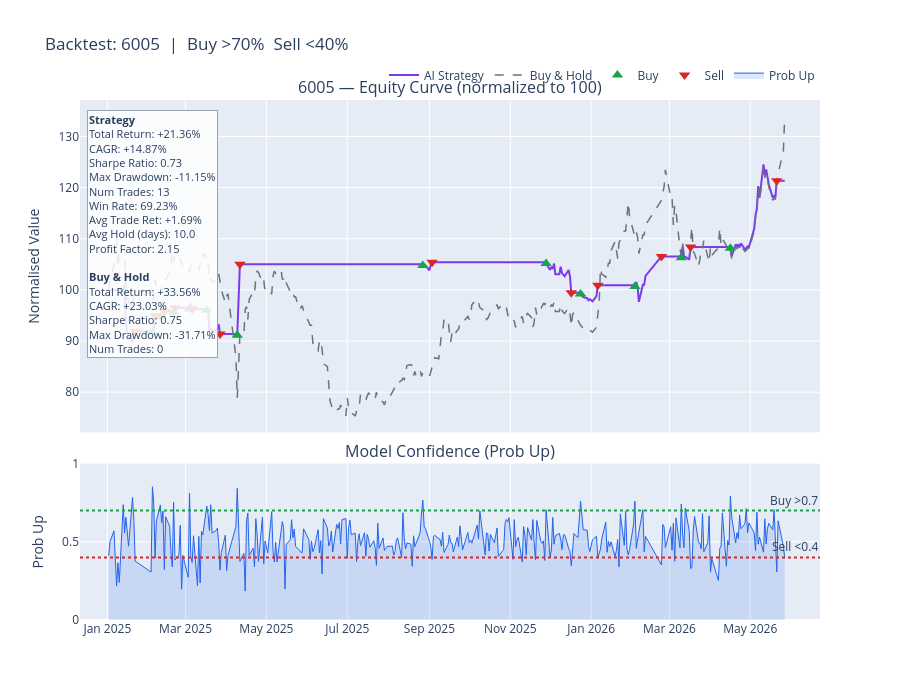
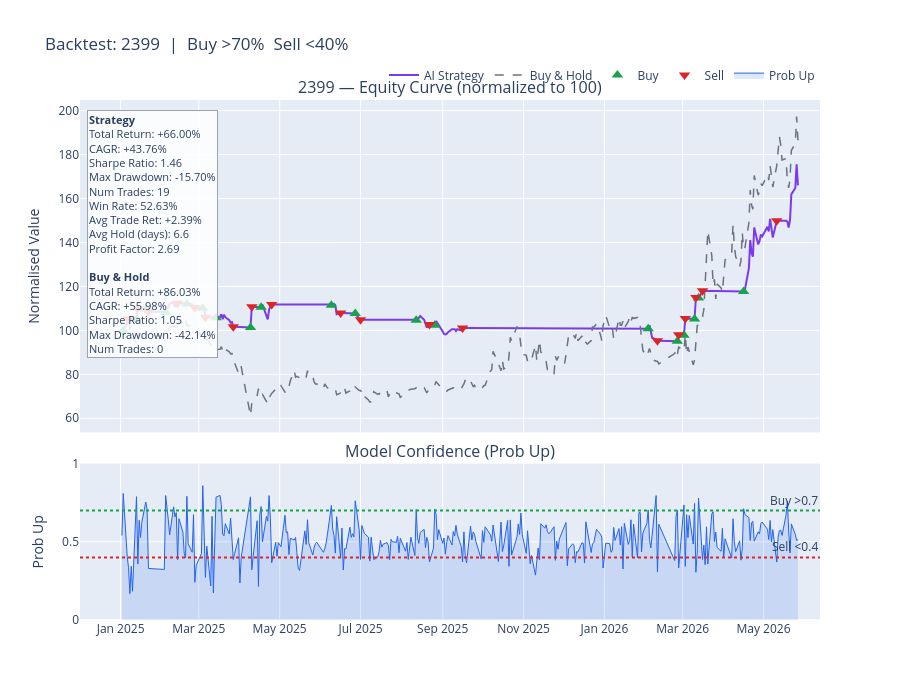
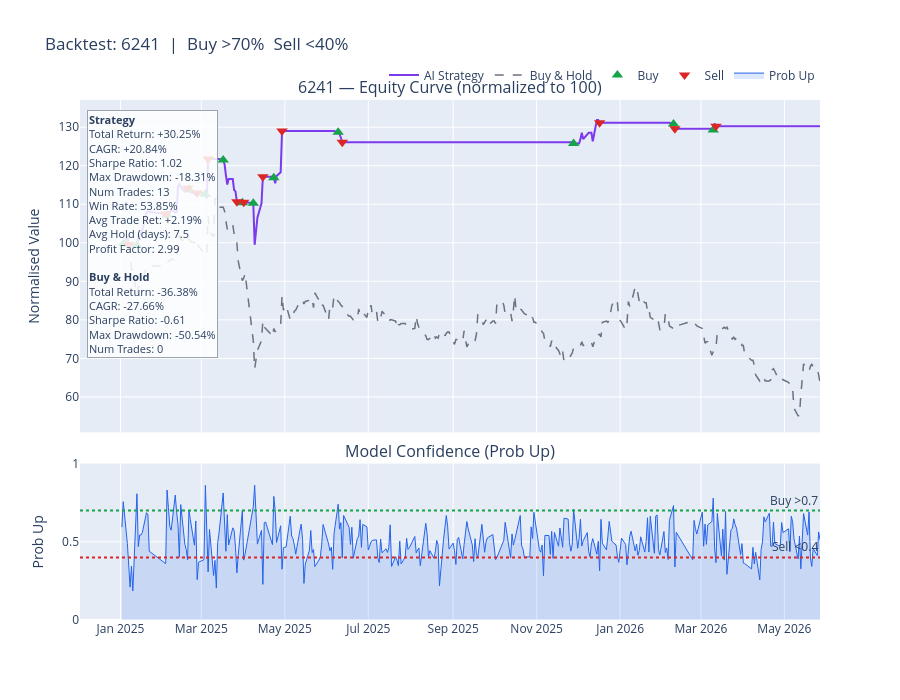
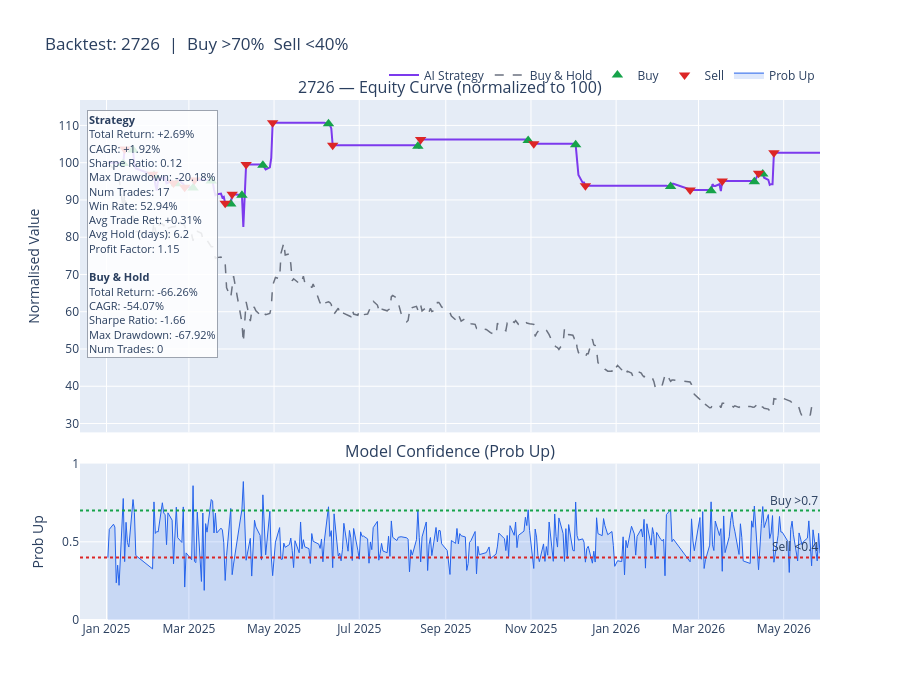

The notebook cell these images were saved under, in order:
### Code cell
if 1 in bt_models:
    for stock_id, stock_res in bt_results.items():
        if 1 not in stock_res:
            continue
        r = stock_res[1]
        BT2.plot_results(stock_id, r['equity_df'], r['trades_df'], r['strat'], r['bench'])

### Figure 1 — Plotly figure (JSON) as saved in the notebook; plotly's stock layout.template omitted (floating-point values rounded to 4 significant figures; data arrays with more than 128 entries replaced by an {"elided": "..."} marker saying what was removed)
{"data": [{"line": {"color": "#7c3aed", "width": 2}, "name": "AI Strategy", "x": {"elided": "333 str values"}, "y": {"elided": "333 float values"}, "type": "scatter", "xaxis": "x", "yaxis": "y"}, {"line": {"color": "#6b7280", "dash": "dash", "width": 1.5}, "name": "Buy & Hold", "x": {"elided": "333 str values"}, "y": {"elided": "333 float values"}, "type": "scatter", "xaxis": "x", "yaxis": "y"}, {"marker": {"color": "#16a34a", "size": 10, "symbol": "triangle-up"}, "mode": "markers", "name": "Buy", "x": ["2025-01-13T00:00:00.000000000", "2025-02-04T00:00:00.000000000", "2025-02-10T00:00:00.000000000", "2025-02-20T00:00:00.000000000", "2025-03-04T00:00:00.000000000", "2025-03-17T00:00:00.000000000", "2025-04-09T00:00:00.000000000", "2025-08-27T00:00:00.000000000", "2025-11-28T00:00:00.000000000", "2025-12-24T00:00:00.000000000", "2026-02-03T00:00:00.000000000", "2026-03-10T00:00:00.000000000", "2026-04-16T00:00:00.000000000"], "y": [99.76, 91.7, 94.74, 95.62, 96.26, 96.04, 91.15, 104.8, 105.1, 99.19, 100.6, 106.3, 108.1], "type": "scatter", "xaxis": "x", "yaxis": "y"}, {"marker": {"color": "#dc2626", "size": 10, "symbol": "triangle-down"}, "mode": "markers", "name": "Sell", "x": ["2025-01-22T00:00:00.000000000", "2025-02-06T00:00:00.000000000", "2025-02-13T00:00:00.000000000", "2025-02-21T00:00:00.000000000", "2025-03-06T00:00:00.000000000", "2025-03-27T00:00:00.000000000", "2025-04-11T00:00:00.000000000", "2025-09-03T00:00:00.000000000", "2025-12-17T00:00:00.000000000", "2026-01-06T00:00:00.000000000", "2026-02-23T00:00:00.000000000", "2026-03-17T00:00:00.000000000", "2026-05-21T00:00:00.000000000"], "y": [91.93, 94.97, 95.85, 96.49, 96.27, 91.37, 105.0, 105.4, 99.43, 100.9, 106.6, 108.4, 121.4], "type": "scatter", "xaxis": "x", "yaxis": "y"}, {"fill": "tozeroy", "fillcolor": "rgba(37,99,235,0.15)", "line": {"color": "#2563eb", "width": 1}, "name": "Prob Up", "x": {"elided": "333 str values"}, "y": {"elided": "333 float values"}, "type": "scatter", "xaxis": "x2", "yaxis": "y2"}], "layout": {"xaxis": {"anchor": "y", "domain": [0.0, 1.0], "matches": "x2", "showticklabels": false}, "yaxis": {"anchor": "x", "domain": [0.3608, 1.0], "title": {"text": "Normalised Value"}}, "xaxis2": {"anchor": "y2", "domain": [0.0, 1.0]}, "yaxis2": {"anchor": "x2", "domain": [0.0, 0.3008], "title": {"text": "Prob Up"}, "range": [0, 1]}, "annotations": [{"font": {"size": 16}, "showarrow": false, "text": "6005 — Equity Curve (normalized to 100)", "x": 0.5, "xanchor": "center", "xref": "paper", "y": 1.0, "yanchor": "bottom", "yref": "paper"}, {"font": {"size": 16}, "showarrow": false, "text": "Model Confidence (Prob Up)", "x": 0.5, "xanchor": "center", "xref": "paper", "y": 0.3008, "yanchor": "bottom", "yref": "paper"}, {"showarrow": false, "text": "Buy >0.7", "x": 1, "xanchor": "right", "xref": "x2 domain", "y": 0.7, "yanchor": "bottom", "yref": "y2"}, {"showarrow": false, "text": "Sell <0.4", "x": 1, "xanchor": "right", "xref": "x2 domain", "y": 0.4, "yanchor": "bottom", "yref": "y2"}, {"align": "left", "bgcolor": "rgba(255,255,255,0.85)", "bordercolor": "#9ca3af", "borderwidth": 1, "font": {"size": 11}, "showarrow": false, "text": "<b>Strategy</b><br>Total Return: +21.36%<br>CAGR: +14.87%<br>Sharpe Ratio: 0.73<br>Max Drawdown: -11.15%<br>Num Trades: 13<br>Win Rate: 69.23%<br>Avg Trade Ret: +1.69%<br>Avg Hold (days): 10.0<br>Profit Factor: 2.15<br><br><b>Buy & Hold</b><br>Total Return: +33.56%<br>CAGR: +23.03%<br>Sharpe Ratio: 0.75<br>Max Drawdown: -31.71%<br>Num Trades: 0", "x": 0.01, "xref": "paper", "y": 0.98, "yref": "paper"}], "shapes": [{"line": {"color": "#16a34a", "dash": "dot"}, "type": "line", "x0": 0, "x1": 1, "xref": "x2 domain", "y0": 0.7, "y1": 0.7, "yref": "y2"}, {"line": {"color": "#dc2626", "dash": "dot"}, "type": "line", "x0": 0, "x1": 1, "xref": "x2 domain", "y0": 0.4, "y1": 0.4, "yref": "y2"}], "legend": {"orientation": "h", "yanchor": "bottom", "y": 1.02, "xanchor": "right", "x": 1}, "title": {"text": "Backtest: 6005  |  Buy >70%  Sell <40%"}, "height": 700, "hovermode": "x unified"}}

### Figure 2 — Plotly figure (JSON) as saved in the notebook; plotly's stock layout.template omitted (floating-point values rounded to 4 significant figures; data arrays with more than 128 entries replaced by an {"elided": "..."} marker saying what was removed)
{"data": [{"line": {"color": "#7c3aed", "width": 2}, "name": "AI Strategy", "x": {"elided": "333 str values"}, "y": {"elided": "333 float values"}, "type": "scatter", "xaxis": "x", "yaxis": "y"}, {"line": {"color": "#6b7280", "dash": "dash", "width": 1.5}, "name": "Buy & Hold", "x": {"elided": "333 str values"}, "y": {"elided": "333 float values"}, "type": "scatter", "xaxis": "x", "yaxis": "y"}, {"marker": {"color": "#16a34a", "size": 10, "symbol": "triangle-up"}, "mode": "markers", "name": "Buy", "x": ["2025-01-03T00:00:00.000000000", "2025-01-13T00:00:00.000000000", "2025-01-20T00:00:00.000000000", "2025-02-04T00:00:00.000000000", "2025-02-20T00:00:00.000000000", "2025-03-04T00:00:00.000000000", "2025-03-14T00:00:00.000000000", "2025-04-09T00:00:00.000000000", "2025-04-17T00:00:00.000000000", "2025-06-09T00:00:00.000000000", "2025-06-27T00:00:00.000000000", "2025-08-12T00:00:00.000000000", "2025-08-26T00:00:00.000000000", "2026-02-03T00:00:00.000000000", "2026-02-25T00:00:00.000000000", "2026-03-02T00:00:00.000000000", "2026-03-10T00:00:00.000000000", "2026-03-13T00:00:00.000000000", "2026-04-16T00:00:00.000000000"], "y": [99.76, 104.9, 109.7, 108.2, 112.0, 110.1, 105.8, 101.3, 110.5, 111.5, 107.7, 104.6, 102.4, 100.8, 95.03, 97.8, 105.2, 114.7, 117.7], "type": "scatter", "xaxis": "x", "yaxis": "y"}, {"marker": {"color": "#dc2626", "size": 10, "symbol": "triangle-down"}, "mode": "markers", "name": "Sell", "x": ["2025-01-07T00:00:00.000000000", "2025-01-14T00:00:00.000000000", "2025-01-22T00:00:00.000000000", "2025-02-13T00:00:00.000000000", "2025-02-26T00:00:00.000000000", "2025-03-06T00:00:00.000000000", "2025-03-27T00:00:00.000000000", "2025-04-10T00:00:00.000000000", "2025-04-25T00:00:00.000000000", "2025-06-16T00:00:00.000000000", "2025-07-01T00:00:00.000000000", "2025-08-22T00:00:00.000000000", "2025-09-16T00:00:00.000000000", "2026-02-10T00:00:00.000000000", "2026-02-26T00:00:00.000000000", "2026-03-03T00:00:00.000000000", "2026-03-11T00:00:00.000000000", "2026-03-16T00:00:00.000000000", "2026-05-11T00:00:00.000000000"], "y": [105.1, 110.0, 108.4, 112.3, 110.4, 106.0, 101.6, 110.8, 111.7, 107.9, 104.8, 102.6, 101.0, 95.26, 98.03, 105.4, 115.0, 118.0, 149.9], "type": "scatter", "xaxis": "x", "yaxis": "y"}, {"fill": "tozeroy", "fillcolor": "rgba(37,99,235,0.15)", "line": {"color": "#2563eb", "width": 1}, "name": "Prob Up", "x": {"elided": "333 str values"}, "y": {"elided": "333 float values"}, "type": "scatter", "xaxis": "x2", "yaxis": "y2"}], "layout": {"xaxis": {"anchor": "y", "domain": [0.0, 1.0], "matches": "x2", "showticklabels": false}, "yaxis": {"anchor": "x", "domain": [0.3608, 1.0], "title": {"text": "Normalised Value"}}, "xaxis2": {"anchor": "y2", "domain": [0.0, 1.0]}, "yaxis2": {"anchor": "x2", "domain": [0.0, 0.3008], "title": {"text": "Prob Up"}, "range": [0, 1]}, "annotations": [{"font": {"size": 16}, "showarrow": false, "text": "2399 — Equity Curve (normalized to 100)", "x": 0.5, "xanchor": "center", "xref": "paper", "y": 1.0, "yanchor": "bottom", "yref": "paper"}, {"font": {"size": 16}, "showarrow": false, "text": "Model Confidence (Prob Up)", "x": 0.5, "xanchor": "center", "xref": "paper", "y": 0.3008, "yanchor": "bottom", "yref": "paper"}, {"showarrow": false, "text": "Buy >0.7", "x": 1, "xanchor": "right", "xref": "x2 domain", "y": 0.7, "yanchor": "bottom", "yref": "y2"}, {"showarrow": false, "text": "Sell <0.4", "x": 1, "xanchor": "right", "xref": "x2 domain", "y": 0.4, "yanchor": "bottom", "yref": "y2"}, {"align": "left", "bgcolor": "rgba(255,255,255,0.85)", "bordercolor": "#9ca3af", "borderwidth": 1, "font": {"size": 11}, "showarrow": false, "text": "<b>Strategy</b><br>Total Return: +66.00%<br>CAGR: +43.76%<br>Sharpe Ratio: 1.46<br>Max Drawdown: -15.70%<br>Num Trades: 19<br>Win Rate: 52.63%<br>Avg Trade Ret: +2.39%<br>Avg Hold (days): 6.6<br>Profit Factor: 2.69<br><br><b>Buy & Hold</b><br>Total Return: +86.03%<br>CAGR: +55.98%<br>Sharpe Ratio: 1.05<br>Max Drawdown: -42.14%<br>Num Trades: 0", "x": 0.01, "xref": "paper", "y": 0.98, "yref": "paper"}], "shapes": [{"line": {"color": "#16a34a", "dash": "dot"}, "type": "line", "x0": 0, "x1": 1, "xref": "x2 domain", "y0": 0.7, "y1": 0.7, "yref": "y2"}, {"line": {"color": "#dc2626", "dash": "dot"}, "type": "line", "x0": 0, "x1": 1, "xref": "x2 domain", "y0": 0.4, "y1": 0.4, "yref": "y2"}], "legend": {"orientation": "h", "yanchor": "bottom", "y": 1.02, "xanchor": "right", "x": 1}, "title": {"text": "Backtest: 2399  |  Buy >70%  Sell <40%"}, "height": 700, "hovermode": "x unified"}}

### Figure 3 — Plotly figure (JSON) as saved in the notebook; plotly's stock layout.template omitted (floating-point values rounded to 4 significant figures; data arrays with more than 128 entries replaced by an {"elided": "..."} marker saying what was removed)
{"data": [{"line": {"color": "#7c3aed", "width": 2}, "name": "AI Strategy", "x": {"elided": "330 str values"}, "y": {"elided": "330 float values"}, "type": "scatter", "xaxis": "x", "yaxis": "y"}, {"line": {"color": "#6b7280", "dash": "dash", "width": 1.5}, "name": "Buy & Hold", "x": {"elided": "330 str values"}, "y": {"elided": "330 float values"}, "type": "scatter", "xaxis": "x", "yaxis": "y"}, {"marker": {"color": "#16a34a", "size": 10, "symbol": "triangle-up"}, "mode": "markers", "name": "Buy", "x": ["2025-01-03T00:00:00.000000000", "2025-01-13T00:00:00.000000000", "2025-02-04T00:00:00.000000000", "2025-02-20T00:00:00.000000000", "2025-03-04T00:00:00.000000000", "2025-03-17T00:00:00.000000000", "2025-03-31T00:00:00.000000000", "2025-04-08T00:00:00.000000000", "2025-04-23T00:00:00.000000000", "2025-06-09T00:00:00.000000000", "2025-11-28T00:00:00.000000000", "2026-02-09T00:00:00.000000000", "2026-03-10T00:00:00.000000000"], "y": [99.76, 99.29, 107.2, 113.9, 112.6, 121.5, 110.4, 110.3, 116.8, 128.7, 125.8, 130.8, 129.2], "type": "scatter", "xaxis": "x", "yaxis": "y"}, {"marker": {"color": "#dc2626", "size": 10, "symbol": "triangle-down"}, "mode": "markers", "name": "Sell", "x": ["2025-01-07T00:00:00.000000000", "2025-02-03T00:00:00.000000000", "2025-02-19T00:00:00.000000000", "2025-02-26T00:00:00.000000000", "2025-03-06T00:00:00.000000000", "2025-03-27T00:00:00.000000000", "2025-04-01T00:00:00.000000000", "2025-04-15T00:00:00.000000000", "2025-04-29T00:00:00.000000000", "2025-06-12T00:00:00.000000000", "2025-12-17T00:00:00.000000000", "2026-02-10T00:00:00.000000000", "2026-03-12T00:00:00.000000000"], "y": [99.53, 107.5, 114.1, 112.9, 121.8, 110.6, 110.5, 117.1, 129.0, 126.1, 131.1, 129.6, 130.2], "type": "scatter", "xaxis": "x", "yaxis": "y"}, {"fill": "tozeroy", "fillcolor": "rgba(37,99,235,0.15)", "line": {"color": "#2563eb", "width": 1}, "name": "Prob Up", "x": {"elided": "330 str values"}, "y": {"elided": "330 float values"}, "type": "scatter", "xaxis": "x2", "yaxis": "y2"}], "layout": {"xaxis": {"anchor": "y", "domain": [0.0, 1.0], "matches": "x2", "showticklabels": false}, "yaxis": {"anchor": "x", "domain": [0.3608, 1.0], "title": {"text": "Normalised Value"}}, "xaxis2": {"anchor": "y2", "domain": [0.0, 1.0]}, "yaxis2": {"anchor": "x2", "domain": [0.0, 0.3008], "title": {"text": "Prob Up"}, "range": [0, 1]}, "annotations": [{"font": {"size": 16}, "showarrow": false, "text": "6241 — Equity Curve (normalized to 100)", "x": 0.5, "xanchor": "center", "xref": "paper", "y": 1.0, "yanchor": "bottom", "yref": "paper"}, {"font": {"size": 16}, "showarrow": false, "text": "Model Confidence (Prob Up)", "x": 0.5, "xanchor": "center", "xref": "paper", "y": 0.3008, "yanchor": "bottom", "yref": "paper"}, {"showarrow": false, "text": "Buy >0.7", "x": 1, "xanchor": "right", "xref": "x2 domain", "y": 0.7, "yanchor": "bottom", "yref": "y2"}, {"showarrow": false, "text": "Sell <0.4", "x": 1, "xanchor": "right", "xref": "x2 domain", "y": 0.4, "yanchor": "bottom", "yref": "y2"}, {"align": "left", "bgcolor": "rgba(255,255,255,0.85)", "bordercolor": "#9ca3af", "borderwidth": 1, "font": {"size": 11}, "showarrow": false, "text": "<b>Strategy</b><br>Total Return: +30.25%<br>CAGR: +20.84%<br>Sharpe Ratio: 1.02<br>Max Drawdown: -18.31%<br>Num Trades: 13<br>Win Rate: 53.85%<br>Avg Trade Ret: +2.19%<br>Avg Hold (days): 7.5<br>Profit Factor: 2.99<br><br><b>Buy & Hold</b><br>Total Return: -36.38%<br>CAGR: -27.66%<br>Sharpe Ratio: -0.61<br>Max Drawdown: -50.54%<br>Num Trades: 0", "x": 0.01, "xref": "paper", "y": 0.98, "yref": "paper"}], "shapes": [{"line": {"color": "#16a34a", "dash": "dot"}, "type": "line", "x0": 0, "x1": 1, "xref": "x2 domain", "y0": 0.7, "y1": 0.7, "yref": "y2"}, {"line": {"color": "#dc2626", "dash": "dot"}, "type": "line", "x0": 0, "x1": 1, "xref": "x2 domain", "y0": 0.4, "y1": 0.4, "yref": "y2"}], "legend": {"orientation": "h", "yanchor": "bottom", "y": 1.02, "xanchor": "right", "x": 1}, "title": {"text": "Backtest: 6241  |  Buy >70%  Sell <40%"}, "height": 700, "hovermode": "x unified"}}

### Figure 4 — Plotly figure (JSON) as saved in the notebook; plotly's stock layout.template omitted (floating-point values rounded to 4 significant figures; data arrays with more than 128 entries replaced by an {"elided": "..."} marker saying what was removed)
{"data": [{"line": {"color": "#7c3aed", "width": 2}, "name": "AI Strategy", "x": {"elided": "327 str values"}, "y": {"elided": "327 float values"}, "type": "scatter", "xaxis": "x", "yaxis": "y"}, {"line": {"color": "#6b7280", "dash": "dash", "width": 1.5}, "name": "Buy & Hold", "x": {"elided": "327 str values"}, "y": {"elided": "327 float values"}, "type": "scatter", "xaxis": "x", "yaxis": "y"}, {"marker": {"color": "#16a34a", "size": 10, "symbol": "triangle-up"}, "mode": "markers", "name": "Buy", "x": ["2025-01-13T00:00:00.000000000", "2025-01-20T00:00:00.000000000", "2025-02-04T00:00:00.000000000", "2025-02-20T00:00:00.000000000", "2025-03-04T00:00:00.000000000", "2025-03-17T00:00:00.000000000", "2025-03-31T00:00:00.000000000", "2025-04-08T00:00:00.000000000", "2025-04-23T00:00:00.000000000", "2025-06-09T00:00:00.000000000", "2025-08-12T00:00:00.000000000", "2025-10-30T00:00:00.000000000", "2025-12-03T00:00:00.000000000", "2026-02-09T00:00:00.000000000", "2026-03-10T00:00:00.000000000", "2026-04-10T00:00:00.000000000", "2026-04-16T00:00:00.000000000"], "y": [99.76, 103.4, 96.65, 94.33, 93.2, 95.09, 88.9, 91.29, 99.31, 110.4, 104.4, 106.0, 104.8, 93.58, 92.46, 94.87, 96.95], "type": "scatter", "xaxis": "x", "yaxis": "y"}, {"marker": {"color": "#dc2626", "size": 10, "symbol": "triangle-down"}, "mode": "markers", "name": "Sell", "x": ["2025-01-14T00:00:00.000000000", "2025-02-03T00:00:00.000000000", "2025-02-18T00:00:00.000000000", "2025-02-26T00:00:00.000000000", "2025-03-05T00:00:00.000000000", "2025-03-27T00:00:00.000000000", "2025-04-01T00:00:00.000000000", "2025-04-11T00:00:00.000000000", "2025-04-30T00:00:00.000000000", "2025-06-12T00:00:00.000000000", "2025-08-14T00:00:00.000000000", "2025-11-03T00:00:00.000000000", "2025-12-10T00:00:00.000000000", "2026-02-23T00:00:00.000000000", "2026-03-18T00:00:00.000000000", "2026-04-13T00:00:00.000000000", "2026-04-24T00:00:00.000000000"], "y": [103.7, 96.89, 94.56, 93.43, 95.32, 89.11, 91.51, 99.55, 110.7, 104.7, 106.2, 105.1, 93.81, 92.68, 95.1, 97.18, 102.7], "type": "scatter", "xaxis": "x", "yaxis": "y"}, {"fill": "tozeroy", "fillcolor": "rgba(37,99,235,0.15)", "line": {"color": "#2563eb", "width": 1}, "name": "Prob Up", "x": {"elided": "327 str values"}, "y": {"elided": "327 float values"}, "type": "scatter", "xaxis": "x2", "yaxis": "y2"}], "layout": {"xaxis": {"anchor": "y", "domain": [0.0, 1.0], "matches": "x2", "showticklabels": false}, "yaxis": {"anchor": "x", "domain": [0.3608, 1.0], "title": {"text": "Normalised Value"}}, "xaxis2": {"anchor": "y2", "domain": [0.0, 1.0]}, "yaxis2": {"anchor": "x2", "domain": [0.0, 0.3008], "title": {"text": "Prob Up"}, "range": [0, 1]}, "annotations": [{"font": {"size": 16}, "showarrow": false, "text": "2726 — Equity Curve (normalized to 100)", "x": 0.5, "xanchor": "center", "xref": "paper", "y": 1.0, "yanchor": "bottom", "yref": "paper"}, {"font": {"size": 16}, "showarrow": false, "text": "Model Confidence (Prob Up)", "x": 0.5, "xanchor": "center", "xref": "paper", "y": 0.3008, "yanchor": "bottom", "yref": "paper"}, {"showarrow": false, "text": "Buy >0.7", "x": 1, "xanchor": "right", "xref": "x2 domain", "y": 0.7, "yanchor": "bottom", "yref": "y2"}, {"showarrow": false, "text": "Sell <0.4", "x": 1, "xanchor": "right", "xref": "x2 domain", "y": 0.4, "yanchor": "bottom", "yref": "y2"}, {"align": "left", "bgcolor": "rgba(255,255,255,0.85)", "bordercolor": "#9ca3af", "borderwidth": 1, "font": {"size": 11}, "showarrow": false, "text": "<b>Strategy</b><br>Total Return: +2.69%<br>CAGR: +1.92%<br>Sharpe Ratio: 0.12<br>Max Drawdown: -20.18%<br>Num Trades: 17<br>Win Rate: 52.94%<br>Avg Trade Ret: +0.31%<br>Avg Hold (days): 6.2<br>Profit Factor: 1.15<br><br><b>Buy & Hold</b><br>Total Return: -66.26%<br>CAGR: -54.07%<br>Sharpe Ratio: -1.66<br>Max Drawdown: -67.92%<br>Num Trades: 0", "x": 0.01, "xref": "paper", "y": 0.98, "yref": "paper"}], "shapes": [{"line": {"color": "#16a34a", "dash": "dot"}, "type": "line", "x0": 0, "x1": 1, "xref": "x2 domain", "y0": 0.7, "y1": 0.7, "yref": "y2"}, {"line": {"color": "#dc2626", "dash": "dot"}, "type": "line", "x0": 0, "x1": 1, "xref": "x2 domain", "y0": 0.4, "y1": 0.4, "yref": "y2"}], "legend": {"orientation": "h", "yanchor": "bottom", "y": 1.02, "xanchor": "right", "x": 1}, "title": {"text": "Backtest: 2726  |  Buy >70%  Sell <40%"}, "height": 700, "hovermode": "x unified"}}
